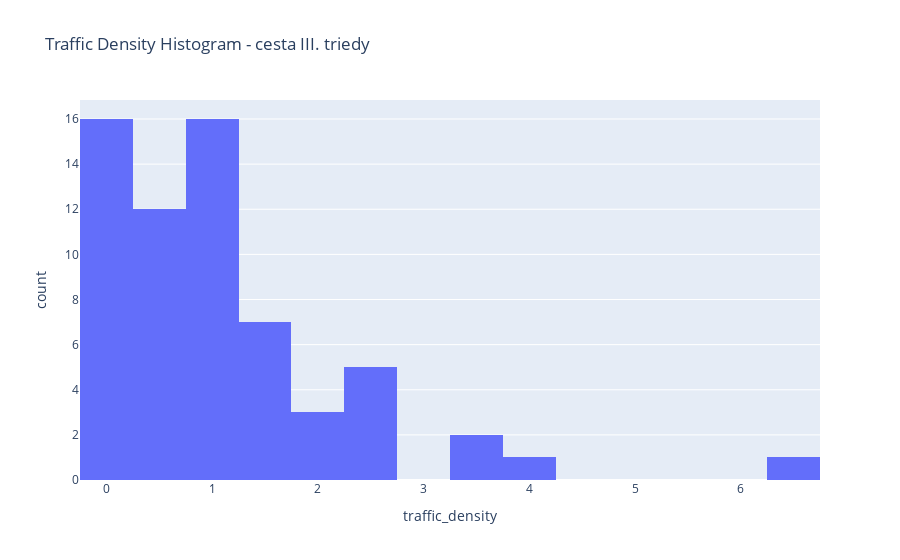

The notebook cell this image was saved under:
### Code cell
import plotly.express as px

# Filter bridges on "cesta III. triedy"
cesta_iii_data = filtered_bridges[filtered_bridges["Trieda_PK"]
                                  == "cesta III. triedy"]

# Create a histogram of the traffic_density column
fig = px.histogram(cesta_iii_data, x='traffic_density',
                   title='Traffic Density Histogram - cesta III. triedy')

# Show the plot
fig.show()

### Figure 1 — Plotly figure (JSON) as saved in the notebook; plotly's stock layout.template omitted (floating-point values rounded to 4 significant figures)
{"data": [{"alignmentgroup": "True", "bingroup": "x", "hovertemplate": "traffic_density=%{x}<br>count=%{y}<extra></extra>", "legendgroup": "", "marker": {"color": "#636efa", "pattern": {"shape": ""}}, "name": "", "offsetgroup": "", "orientation": "v", "showlegend": false, "type": "histogram", "x": [1.1, 1.1, 1.1, 0, 0, 0.68, 0.52, 0.52, 0.6, 1.13, 1.13, 1.13, 1.13, 1.56, 1.56, 0.39, 0.95, 0.95, 0.95, 0, 3.29, 1.93, 0, 1.25, 1.05, 1.11, 0, 0, 0, 0, 0.97, 6.38, 2.4, 2.45, 1.44, 0.67, 1.53, 1.53, 0.76, 0.76, 0.86, 0.74, 1.48, 0.42, 0.69, 0.69, 0, 2.54, 0.58, 0.27, 3.66, 4.06, 2.08, 0, 0, 0, 0, 2.38, 0, 1.87, 0, 2.26, 0], "xaxis": "x", "yaxis": "y"}], "layout": {"barmode": "relative", "legend": {"tracegroupgap": 0}, "title": {"text": "Traffic Density Histogram - cesta III. triedy"}, "xaxis": {"anchor": "y", "domain": [0, 1], "title": {"text": "traffic_density"}}, "yaxis": {"anchor": "x", "domain": [0, 1], "title": {"text": "count"}}}}
